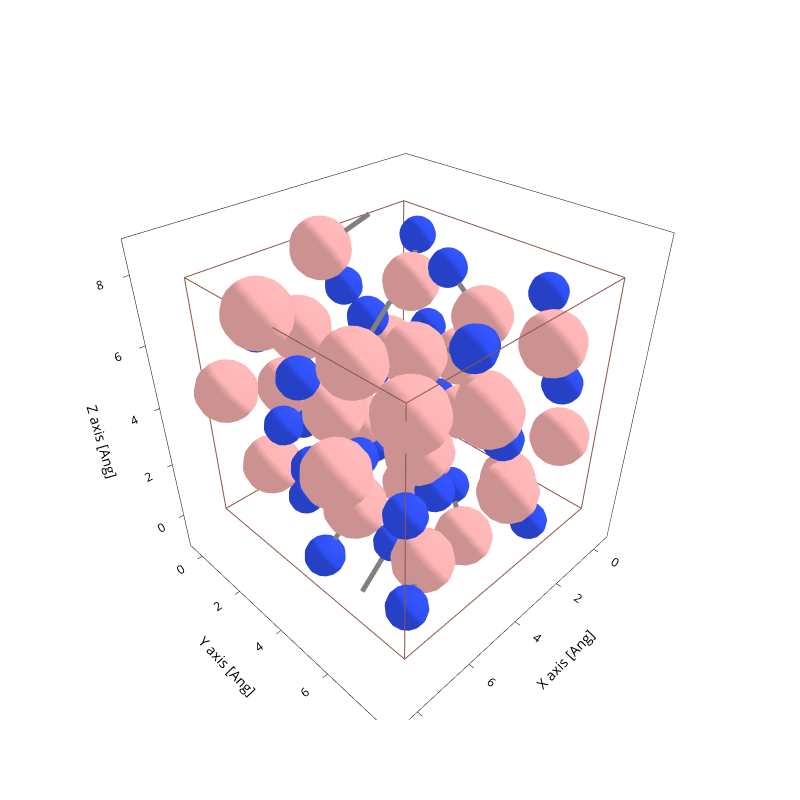

Here is the notebook cell this chart was saved with:
### Code cell
file = sisl.get_sile(path / "aiida.fdf")
fig = file.plot.geometry(axes="xyz")
# filepath = savedir_struct / f"{n_atoms}atm_{structure}.png"
# fig.write_image(str(filepath))
fig.update_layout(
    autosize=False,
    width=800,
    height=800,
    showlegend=False,
)
fig.show()

filename = f"{split}_{n_atoms}atm_{structure}_structure.png"
filepath = Path("exports") / model_dir.parts[-1] / filename
fig.write_image(filepath)

### Figure 1 — Plotly figure (JSON) as saved in the notebook; plotly's stock layout.template omitted (floating-point values rounded to 4 significant figures; data arrays with more than 128 entries replaced by an {"elided": "..."} marker saying what was removed)
{"data": [{"line": {"color": "gray", "width": 10}, "meta": {}, "mode": "lines", "name": "Bonds", "opacity": 1, "type": "scatter3d", "x": {"elided": "588 float values"}, "y": {"elided": "588 float values"}, "z": {"elided": "588 float values"}}, {"alphahull": 0, "color": "#FFB5B5", "hovertemplate": "%{meta.position}", "legendgroup": "Atoms", "meta": {"meta": {"Atoms_i": 0}, "position": "(5.85, 3.19, 4.32)"}, "name": "Atoms", "opacity": 1, "showlegend": true, "showscale": false, "type": "mesh3d", "x": {"elided": "225 float values"}, "y": {"elided": "225 float values"}, "z": {"elided": "225 float values"}}, {"alphahull": 0, "color": "#FFB5B5", "hovertemplate": "%{meta.position}", "legendgroup": "Atoms", "meta": {"meta": {"Atoms_i": 1}, "position": "(3.36, 2.69, 5.11)"}, "name": "Atoms", "opacity": 1, "showlegend": false, "showscale": false, "type": "mesh3d", "x": {"elided": "225 float values"}, "y": {"elided": "225 float values"}, "z": {"elided": "225 float values"}}, {"alphahull": 0, "color": "#FFB5B5", "hovertemplate": "%{meta.position}", "legendgroup": "Atoms", "meta": {"meta": {"Atoms_i": 2}, "position": "(4.50, 7.29, 5.64)"}, "name": "Atoms", "opacity": 1, "showlegend": false, "showscale": false, "type": "mesh3d", "x": {"elided": "225 float values"}, "y": {"elided": "225 float values"}, "z": {"elided": "225 float values"}}, {"alphahull": 0, "color": "#FFB5B5", "hovertemplate": "%{meta.position}", "legendgroup": "Atoms", "meta": {"meta": {"Atoms_i": 3}, "position": "(4.31, 4.64, 6.02)"}, "name": "Atoms", "opacity": 1, "showlegend": false, "showscale": false, "type": "mesh3d", "x": {"elided": "225 float values"}, "y": {"elided": "225 float values"}, "z": {"elided": "225 float values"}}, {"alphahull": 0, "color": "#FFB5B5", "hovertemplate": "%{meta.position}", "legendgroup": "Atoms", "meta": {"meta": {"Atoms_i": 4}, "position": "(1.26, 3.67, 4.28)"}, "name": "Atoms", "opacity": 1, "showlegend": false, "showscale": false, "type": "mesh3d", "x": {"elided": "225 float values"}, "y": {"elided": "225 float values"}, "z": {"elided": "225 float values"}}, {"alphahull": 0, "color": "#FFB5B5", "hovertemplate": "%{meta.position}", "legendgroup": "Atoms", "meta": {"meta": {"Atoms_i": 5}, "position": "(3.58, 6.05, 0.10)"}, "name": "Atoms", "opacity": 1, "showlegend": false, "showscale": false, "type": "mesh3d", "x": {"elided": "225 float values"}, "y": {"elided": "225 float values"}, "z": {"elided": "225 float values"}}, {"alphahull": 0, "color": "#FFB5B5", "hovertemplate": "%{meta.position}", "legendgroup": "Atoms", "meta": {"meta": {"Atoms_i": 6}, "position": "(4.00, 0.75, 7.66)"}, "name": "Atoms", "opacity": 1, "showlegend": false, "showscale": false, "type": "mesh3d", "x": {"elided": "225 float values"}, "y": {"elided": "225 float values"}, "z": {"elided": "225 float values"}}, {"alphahull": 0, "color": "#FFB5B5", "hovertemplate": "%{meta.position}", "legendgroup": "Atoms", "meta": {"meta": {"Atoms_i": 7}, "position": "(2.42, 5.63, 4.16)"}, "name": "Atoms", "opacity": 1, "showlegend": false, "showscale": false, "type": "mesh3d", "x": {"elided": "225 float values"}, "y": {"elided": "225 float values"}, "z": {"elided": "225 float values"}}, {"alphahull": 0, "color": "#FFB5B5", "hovertemplate": "%{meta.position}", "legendgroup": "Atoms", "meta": {"meta": {"Atoms_i": 8}, "position": "(3.53, 4.42, 2.31)"}, "name": "Atoms", "opacity": 1, "showlegend": false, "showscale": false, "type": "mesh3d", "x": {"elided": "225 float values"}, "y": {"elided": "225 float values"}, "z": {"elided": "225 float values"}}, {"alphahull": 0, "color": "#FFB5B5", "hovertemplate": "%{meta.position}", "legendgroup": "Atoms", "meta": {"meta": {"Atoms_i": 9}, "position": "(1.46, 1.76, 6.14)"}, "name": "Atoms", "opacity": 1, "showlegend": false, "showscale": false, "type": "mesh3d", "x": {"elided": "225 float values"}, "y": {"elided": "225 float values"}, "z": {"elided": "225 float values"}}, {"alphahull": 0, "color": "#FFB5B5", "hovertemplate": "%{meta.position}", "legendgroup": "Atoms", "meta": {"meta": {"Atoms_i": 10}, "position": "(6.49, 4.77, 6.79)"}, "name": "Atoms", "opacity": 1, "showlegend": false, "showscale": false, "type": "mesh3d", "x": {"elided": "225 float values"}, "y": {"elided": "225 float values"}, "z": {"elided": "225 float values"}}, {"alphahull": 0, "color": "#FFB5B5", "hovertemplate": "%{meta.position}", "legendgroup": "Atoms", "meta": {"meta": {"Atoms_i": 11}, "position": "(6.69, 1.20, 1.83)"}, "name": "Atoms", "opacity": 1, "showlegend": false, "showscale": false, "type": "mesh3d", "x": {"elided": "225 float values"}, "y": {"elided": "225 float values"}, "z": {"elided": "225 float values"}}, {"alphahull": 0, "color": "#FFB5B5", "hovertemplate": "%{meta.position}", "legendgroup": "Atoms", "meta": {"meta": {"Atoms_i": 12}, "position": "(5.33, 3.19, 0.74)"}, "name": "Atoms", "opacity": 1, "showlegend": false, "showscale": false, "type": "mesh3d", "x": {"elided": "225 float values"}, "y": {"elided": "225 float values"}, "z": {"elided": "225 float values"}}, {"alphahull": 0, "color": "#FFB5B5", "hovertemplate": "%{meta.position}", "legendgroup": "Atoms", "meta": {"meta": {"Atoms_i": 13}, "position": "(7.19, 7.35, 6.96)"}, "name": "Atoms", "opacity": 1, "showlegend": false, "showscale": false, "type": "mesh3d", "x": {"elided": "225 float values"}, "y": {"elided": "225 float values"}, "z": {"elided": "225 float values"}}, {"alphahull": 0, "color": "#FFB5B5", "hovertemplate": "%{meta.position}", "legendgroup": "Atoms", "meta": {"meta": {"Atoms_i": 14}, "position": "(1.91, 7.18, 6.41)"}, "name": "Atoms", "opacity": 1, "showlegend": false, "showscale": false, "type": "mesh3d", "x": {"elided": "225 float values"}, "y": {"elided": "225 float values"}, "z": {"elided": "225 float values"}}, {"alphahull": 0, "color": "#FFB5B5", "hovertemplate": "%{meta.position}", "legendgroup": "Atoms", "meta": {"meta": {"Atoms_i": 15}, "position": "(0.96, 3.56, 2.03)"}, "name": "Atoms", "opacity": 1, "showlegend": false, "showscale": false, "type": "mesh3d", "x": {"elided": "225 float values"}, "y": {"elided": "225 float values"}, "z": {"elided": "225 float values"}}, {"alphahull": 0, "color": "#FFB5B5", "hovertemplate": "%{meta.position}", "legendgroup": "Atoms", "meta": {"meta": {"Atoms_i": 16}, "position": "(3.89, 1.91, 2.39)"}, "name": "Atoms", "opacity": 1, "showlegend": false, "showscale": false, "type": "mesh3d", "x": {"elided": "225 float values"}, "y": {"elided": "225 float values"}, "z": {"elided": "225 float values"}}, {"alphahull": 0, "color": "#FFB5B5", "hovertemplate": "%{meta.position}", "legendgroup": "Atoms", "meta": {"meta": {"Atoms_i": 17}, "position": "(1.50, 4.57, 6.04)"}, "name": "Atoms", "opacity": 1, "showlegend": false, "showscale": false, "type": "mesh3d", "x": {"elided": "225 float values"}, "y": {"elided": "225 float values"}, "z": {"elided": "225 float values"}}, {"alphahull": 0, "color": "#FFB5B5", "hovertemplate": "%{meta.position}", "legendgroup": "Atoms", "meta": {"meta": {"Atoms_i": 18}, "position": "(5.80, 1.89, 6.32)"}, "name": "Atoms", "opacity": 1, "showlegend": false, "showscale": false, "type": "mesh3d", "x": {"elided": "225 float values"}, "y": {"elided": "225 float values"}, "z": {"elided": "225 float values"}}, {"alphahull": 0, "color": "#FFB5B5", "hovertemplate": "%{meta.position}", "legendgroup": "Atoms", "meta": {"meta": {"Atoms_i": 19}, "position": "(0.99, 5.62, 0.54)"}, "name": "Atoms", "opacity": 1, "showlegend": false, "showscale": false, "type": "mesh3d", "x": {"elided": "225 float values"}, "y": {"elided": "225 float values"}, "z": {"elided": "225 float values"}}, {"alphahull": 0, "color": "#FFB5B5", "hovertemplate": "%{meta.position}", "legendgroup": "Atoms", "meta": {"meta": {"Atoms_i": 20}, "position": "(5.38, 0.45, 3.65)"}, "name": "Atoms", "opacity": 1, "showlegend": false, "showscale": false, "type": "mesh3d", "x": {"elided": "225 float values"}, "y": {"elided": "225 float values"}, "z": {"elided": "225 float values"}}, {"alphahull": 0, "color": "#FFB5B5", "hovertemplate": "%{meta.position}", "legendgroup": "Atoms", "meta": {"meta": {"Atoms_i": 21}, "position": "(1.48, 1.00, 0.93)"}, "name": "Atoms", "opacity": 1, "showlegend": false, "showscale": false, "type": "mesh3d", "x": {"elided": "225 float values"}, "y": {"elided": "225 float values"}, "z": {"elided": "225 float values"}}, {"alphahull": 0, "color": "#FFB5B5", "hovertemplate": "%{meta.position}", "legendgroup": "Atoms", "meta": {"meta": {"Atoms_i": 22}, "position": "(0.39, 6.87, 2.51)"}, "name": "Atoms", "opacity": 1, "showlegend": false, "showscale": false, "type": "mesh3d", "x": {"elided": "225 float values"}, "y": {"elided": "225 float values"}, "z": {"elided": "225 float values"}}, {"alphahull": 0, "color": "#FFB5B5", "hovertemplate": "%{meta.position}", "legendgroup": "Atoms", "meta": {"meta": {"Atoms_i": 23}, "position": "(2.99, 3.24, 0.10)"}, "name": "Atoms", "opacity": 1, "showlegend": false, "showscale": false, "type": "mesh3d", "x": {"elided": "225 float values"}, "y": {"elided": "225 float values"}, "z": {"elided": "225 float values"}}, {"alphahull": 0, "color": "#FFB5B5", "hovertemplate": "%{meta.position}", "legendgroup": "Atoms", "meta": {"meta": {"Atoms_i": 24}, "position": "(5.25, 5.71, 4.02)"}, "name": "Atoms", "opacity": 1, "showlegend": false, "showscale": false, "type": "mesh3d", "x": {"elided": "225 float values"}, "y": {"elided": "225 float values"}, "z": {"elided": "225 float values"}}, {"alphahull": 0, "color": "#FFB5B5", "hovertemplate": "%{meta.position}", "legendgroup": "Atoms", "meta": {"meta": {"Atoms_i": 25}, "position": "(2.15, 1.06, 3.93)"}, "name": "Atoms", "opacity": 1, "showlegend": false, "showscale": false, "type": "mesh3d", "x": {"elided": "225 float values"}, "y": {"elided": "225 float values"}, "z": {"elided": "225 float values"}}, {"alphahull": 0, "color": "#FFB5B5", "hovertemplate": "%{meta.position}", "legendgroup": "Atoms", "meta": {"meta": {"Atoms_i": 26}, "position": "(7.73, 5.48, 4.62)"}, "name": "Atoms", "opacity": 1, "showlegend": false, "showscale": false, "type": "mesh3d", "x": {"elided": "225 float values"}, "y": {"elided": "225 float values"}, "z": {"elided": "225 float values"}}, {"alphahull": 0, "color": "#FFB5B5", "hovertemplate": "%{meta.position}", "legendgroup": "Atoms", "meta": {"meta": {"Atoms_i": 27}, "position": "(3.12, 7.13, 2.20)"}, "name": "Atoms", "opacity": 1, "showlegend": false, "showscale": false, "type": "mesh3d", "x": {"elided": "225 float values"}, "y": {"elided": "225 float values"}, "z": {"elided": "225 float values"}}, {"alphahull": 0, "color": "#FFB5B5", "hovertemplate": "%{meta.position}", "legendgroup": "Atoms", "meta": {"meta": {"Atoms_i": 28}, "position": "(7.60, 2.78, 7.75)"}, "name": "Atoms", "opacity": 1, "showlegend": false, "showscale": false, "type": "mesh3d", "x": {"elided": "225 float values"}, "y": {"elided": "225 float values"}, "z": {"elided": "225 float values"}}, {"alphahull": 0, "color": "#FFB5B5", "hovertemplate": "%{meta.position}", "legendgroup": "Atoms", "meta": {"meta": {"Atoms_i": 29}, "position": "(5.83, 6.53, 1.13)"}, "name": "Atoms", "opacity": 1, "showlegend": false, "showscale": false, "type": "mesh3d", "x": {"elided": "225 float values"}, "y": {"elided": "225 float values"}, "z": {"elided": "225 float values"}}, {"alphahull": 0, "color": "#FFB5B5", "hovertemplate": "%{meta.position}", "legendgroup": "Atoms", "meta": {"meta": {"Atoms_i": 30}, "position": "(7.50, 0.64, 4.54)"}, "name": "Atoms", "opacity": 1, "showlegend": false, "showscale": false, "type": "mesh3d", "x": {"elided": "225 float values"}, "y": {"elided": "225 float values"}, "z": {"elided": "225 float values"}}, {"alphahull": 0, "color": "#FFB5B5", "hovertemplate": "%{meta.position}", "legendgroup": "Atoms", "meta": {"meta": {"Atoms_i": 31}, "position": "(6.59, 4.76, 2.41)"}, "name": "Atoms", "opacity": 1, "showlegend": false, "showscale": false, "type": "mesh3d", "x": {"elided": "225 float values"}, "y": {"elided": "225 float values"}, "z": {"elided": "225 float values"}}, {"alphahull": 0, "color": "#3050F8", "hovertemplate": "%{meta.position}", "legendgroup": "Atoms", "meta": {"meta": {"Atoms_i": 32}, "position": "(1.45, 5.48, 2.73)"}, "name": "Atoms", "opacity": 1, "showlegend": false, "showscale": false, "type": "mesh3d", "x": {"elided": "225 float values"}, "y": {"elided": "225 float values"}, "z": {"elided": "225 float values"}}, {"alphahull": 0, "color": "#3050F8", "hovertemplate": "%{meta.position}", "legendgroup": "Atoms", "meta": {"meta": {"Atoms_i": 33}, "position": "(5.80, 5.63, 5.53)"}, "name": "Atoms", "opacity": 1, "showlegend": false, "showscale": false, "type": "mesh3d", "x": {"elided": "225 float values"}, "y": {"elided": "225 float values"}, "z": {"elided": "225 float values"}}, {"alphahull": 0, "color": "#3050F8", "hovertemplate": "%{meta.position}", "legendgroup": "Atoms", "meta": {"meta": {"Atoms_i": 34}, "position": "(1.15, 7.16, 4.86)"}, "name": "Atoms", "opacity": 1, "showlegend": false, "showscale": false, "type": "mesh3d", "x": {"elided": "225 float values"}, "y": {"elided": "225 float values"}, "z": {"elided": "225 float values"}}, {"alphahull": 0, "color": "#3050F8", "hovertemplate": "%{meta.position}", "legendgroup": "Atoms", "meta": {"meta": {"Atoms_i": 35}, "position": "(5.09, 3.28, 2.39)"}, "name": "Atoms", "opacity": 1, "showlegend": false, "showscale": false, "type": "mesh3d", "x": {"elided": "225 float values"}, "y": {"elided": "225 float values"}, "z": {"elided": "225 float values"}}, {"alphahull": 0, "color": "#3050F8", "hovertemplate": "%{meta.position}", "legendgroup": "Atoms", "meta": {"meta": {"Atoms_i": 36}, "position": "(7.31, 4.00, 3.70)"}, "name": "Atoms", "opacity": 1, "showlegend": false, "showscale": false, "type": "mesh3d", "x": {"elided": "225 float values"}, "y": {"elided": "225 float values"}, "z": {"elided": "225 float values"}}, {"alphahull": 0, "color": "#3050F8", "hovertemplate": "%{meta.position}", "legendgroup": "Atoms", "meta": {"meta": {"Atoms_i": 37}, "position": "(7.25, 7.33, 1.10)"}, "name": "Atoms", "opacity": 1, "showlegend": false, "showscale": false, "type": "mesh3d", "x": {"elided": "225 float values"}, "y": {"elided": "225 float values"}, "z": {"elided": "225 float values"}}, {"alphahull": 0, "color": "#3050F8", "hovertemplate": "%{meta.position}", "legendgroup": "Atoms", "meta": {"meta": {"Atoms_i": 38}, "position": "(1.46, 3.19, 7.05)"}, "name": "Atoms", "opacity": 1, "showlegend": false, "showscale": false, "type": "mesh3d", "x": {"elided": "225 float values"}, "y": {"elided": "225 float values"}, "z": {"elided": "225 float values"}}, {"alphahull": 0, "color": "#3050F8", "hovertemplate": "%{meta.position}", "legendgroup": "Atoms", "meta": {"meta": {"Atoms_i": 39}, "position": "(5.28, 4.79, 0.16)"}, "name": "Atoms", "opacity": 1, "showlegend": false, "showscale": false, "type": "mesh3d", "x": {"elided": "225 float values"}, "y": {"elided": "225 float values"}, "z": {"elided": "225 float values"}}, {"alphahull": 0, "color": "#3050F8", "hovertemplate": "%{meta.position}", "legendgroup": "Atoms", "meta": {"meta": {"Atoms_i": 40}, "position": "(3.45, 7.03, 4.14)"}, "name": "Atoms", "opacity": 1, "showlegend": false, "showscale": false, "type": "mesh3d", "x": {"elided": "225 float values"}, "y": {"elided": "225 float values"}, "z": {"elided": "225 float values"}}, {"alphahull": 0, "color": "#3050F8", "hovertemplate": "%{meta.position}", "legendgroup": "Atoms", "meta": {"meta": {"Atoms_i": 41}, "position": "(4.09, 1.54, 4.13)"}, "name": "Atoms", "opacity": 1, "showlegend": false, "showscale": false, "type": "mesh3d", "x": {"elided": "225 float values"}, "y": {"elided": "225 float values"}, "z": {"elided": "225 float values"}}, {"alphahull": 0, "color": "#3050F8", "hovertemplate": "%{meta.position}", "legendgroup": "Atoms", "meta": {"meta": {"Atoms_i": 42}, "position": "(5.84, 1.57, 0.29)"}, "name": "Atoms", "opacity": 1, "showlegend": false, "showscale": false, "type": "mesh3d", "x": {"elided": "225 float values"}, "y": {"elided": "225 float values"}, "z": {"elided": "225 float values"}}, {"alphahull": 0, "color": "#3050F8", "hovertemplate": "%{meta.position}", "legendgroup": "Atoms", "meta": {"meta": {"Atoms_i": 43}, "position": "(1.96, 7.17, 0.40)"}, "name": "Atoms", "opacity": 1, "showlegend": false, "showscale": false, "type": "mesh3d", "x": {"elided": "225 float values"}, "y": {"elided": "225 float values"}, "z": {"elided": "225 float values"}}, {"alphahull": 0, "color": "#3050F8", "hovertemplate": "%{meta.position}", "legendgroup": "Atoms", "meta": {"meta": {"Atoms_i": 44}, "position": "(3.05, 1.72, 0.85)"}, "name": "Atoms", "opacity": 1, "showlegend": false, "showscale": false, "type": "mesh3d", "x": {"elided": "225 float values"}, "y": {"elided": "225 float values"}, "z": {"elided": "225 float values"}}, {"alphahull": 0, "color": "#3050F8", "hovertemplate": "%{meta.position}", "legendgroup": "Atoms", "meta": {"meta": {"Atoms_i": 45}, "position": "(2.46, 3.06, 2.78)"}, "name": "Atoms", "opacity": 1, "showlegend": false, "showscale": false, "type": "mesh3d", "x": {"elided": "225 float values"}, "y": {"elided": "225 float values"}, "z": {"elided": "225 float values"}}, {"alphahull": 0, "color": "#3050F8", "hovertemplate": "%{meta.position}", "legendgroup": "Atoms", "meta": {"meta": {"Atoms_i": 46}, "position": "(3.99, 4.32, 4.35)"}, "name": "Atoms", "opacity": 1, "showlegend": false, "showscale": false, "type": "mesh3d", "x": {"elided": "225 float values"}, "y": {"elided": "225 float values"}, "z": {"elided": "225 float values"}}, {"alphahull": 0, "color": "#3050F8", "hovertemplate": "%{meta.position}", "legendgroup": "Atoms", "meta": {"meta": {"Atoms_i": 47}, "position": "(4.30, 2.93, 6.47)"}, "name": "Atoms", "opacity": 1, "showlegend": false, "showscale": false, "type": "mesh3d", "x": {"elided": "225 float values"}, "y": {"elided": "225 float values"}, "z": {"elided": "225 float values"}}, {"alphahull": 0, "color": "#3050F8", "hovertemplate": "%{meta.position}", "legendgroup": "Atoms", "meta": {"meta": {"Atoms_i": 48}, "position": "(2.70, 4.76, 0.75)"}, "name": "Atoms", "opacity": 1, "showlegend": false, "showscale": false, "type": "mesh3d", "x": {"elided": "225 float values"}, "y": {"elided": "225 float values"}, "z": {"elided": "225 float values"}}, {"alphahull": 0, "color": "#3050F8", "hovertemplate": "%{meta.position}", "legendgroup": "Atoms", "meta": {"meta": {"Atoms_i": 49}, "position": "(6.51, 1.75, 3.44)"}, "name": "Atoms", "opacity": 1, "showlegend": false, "showscale": false, "type": "mesh3d", "x": {"elided": "225 float values"}, "y": {"elided": "225 float values"}, "z": {"elided": "225 float values"}}, {"alphahull": 0, "color": "#3050F8", "hovertemplate": "%{meta.position}", "legendgroup": "Atoms", "meta": {"meta": {"Atoms_i": 50}, "position": "(0.17, 5.75, 6.72)"}, "name": "Atoms", "opacity": 1, "showlegend": false, "showscale": false, "type": "mesh3d", "x": {"elided": "225 float values"}, "y": {"elided": "225 float values"}, "z": {"elided": "225 float values"}}, {"alphahull": 0, "color": "#3050F8", "hovertemplate": "%{meta.position}", "legendgroup": "Atoms", "meta": {"meta": {"Atoms_i": 51}, "position": "(6.14, 0.35, 5.71)"}, "name": "Atoms", "opacity": 1, "showlegend": false, "showscale": false, "type": "mesh3d", "x": {"elided": "225 float values"}, "y": {"elided": "225 float values"}, "z": {"elided": "225 float values"}}, {"alphahull": 0, "color": "#3050F8", "hovertemplate": "%{meta.position}", "legendgroup": "Atoms", "meta": {"meta": {"Atoms_i": 52}, "position": "(6.94, 3.21, 5.88)"}, "name": "Atoms", "opacity": 1, "showlegend": false, "showscale": false, "type": "mesh3d", "x": {"elided": "225 float values"}, "y": {"elided": "225 float values"}, "z": {"elided": "225 float values"}}, {"alphahull": 0, "color": "#3050F8", "hovertemplate": "%{meta.position}", "legendgroup": "Atoms", "meta": {"meta": {"Atoms_i": 53}, "position": "(6.85, 6.87, 3.63)"}, "name": "Atoms", "opacity": 1, "showlegend": false, "showscale": false, "type": "mesh3d", "x": {"elided": "225 float values"}, "y": {"elided": "225 float values"}, "z": {"elided": "225 float values"}}, {"alphahull": 0, "color": "#3050F8", "hovertemplate": "%{meta.position}", "legendgroup": "Atoms", "meta": {"meta": {"Atoms_i": 54}, "position": "(7.50, 4.48, 1.02)"}, "name": "Atoms", "opacity": 1, "showlegend": false, "showscale": false, "type": "mesh3d", "x": {"elided": "225 float values"}, "y": {"elided": "225 float values"}, "z": {"elided": "225 float values"}}, {"alphahull": 0, "color": "#3050F8", "hovertemplate": "%{meta.position}", "legendgroup": "Atoms", "meta": {"meta": {"Atoms_i": 55}, "position": "(0.92, 2.00, 4.52)"}, "name": "Atoms", "opacity": 1, "showlegend": false, "showscale": false, "type": "mesh3d", "x": {"elided": "225 float values"}, "y": {"elided": "225 float values"}, "z": {"elided": "225 float values"}}, {"alphahull": 0, "color": "#3050F8", "hovertemplate": "%{meta.position}", "legendgroup": "Atoms", "meta": {"meta": {"Atoms_i": 56}, "position": "(4.93, 7.08, 7.49)"}, "name": "Atoms", "opacity": 1, "showlegend": false, "showscale": false, "type": "mesh3d", "x": {"elided": "225 float values"}, "y": {"elided": "225 float values"}, "z": {"elided": "225 float values"}}, {"alphahull": 0, "color": "#3050F8", "hovertemplate": "%{meta.position}", "legendgroup": "Atoms", "meta": {"meta": {"Atoms_i": 57}, "position": "(0.37, 0.97, 7.08)"}, "name": "Atoms", "opacity": 1, "showlegend": false, "showscale": false, "type": "mesh3d", "x": {"elided": "225 float values"}, "y": {"elided": "225 float values"}, "z": {"elided": "225 float values"}}, {"alphahull": 0, "color": "#3050F8", "hovertemplate": "%{meta.position}", "legendgroup": "Atoms", "meta": {"meta": {"Atoms_i": 58}, "position": "(4.65, 5.82, 2.36)"}, "name": "Atoms", "opacity": 1, "showlegend": false, "showscale": false, "type": "mesh3d", "x": {"elided": "225 float values"}, "y": {"elided": "225 float values"}, "z": {"elided": "225 float values"}}, {"alphahull": 0, "color": "#3050F8", "hovertemplate": "%{meta.position}", "legendgroup": "Atoms", "meta": {"meta": {"Atoms_i": 59}, "position": "(3.16, 0.67, 6.22)"}, "name": "Atoms", "opacity": 1, "showlegend": false, "showscale": false, "type": "mesh3d", "x": {"elided": "225 float values"}, "y": {"elided": "225 float values"}, "z": {"elided": "225 float values"}}, {"alphahull": 0, "color": "#3050F8", "hovertemplate": "%{meta.position}", "legendgroup": "Atoms", "meta": {"meta": {"Atoms_i": 60}, "position": "(2.99, 5.69, 6.19)"}, "name": "Atoms", "opacity": 1, "showlegend": false, "showscale": false, "type": "mesh3d", "x": {"elided": "225 float values"}, "y": {"elided": "225 float values"}, "z": {"elided": "225 float values"}}, {"alphahull": 0, "color": "#3050F8", "hovertemplate": "%{meta.position}", "legendgroup": "Atoms", "meta": {"meta": {"Atoms_i": 61}, "position": "(0.38, 2.06, 1.70)"}, "name": "Atoms", "opacity": 1, "showlegend": false, "showscale": false, "type": "mesh3d", "x": {"elided": "225 float values"}, "y": {"elided": "225 float values"}, "z": {"elided": "225 float values"}}, {"alphahull": 0, "color": "#3050F8", "hovertemplate": "%{meta.position}", "legendgroup": "Atoms", "meta": {"meta": {"Atoms_i": 62}, "position": "(1.64, 0.31, 2.52)"}, "name": "Atoms", "opacity": 1, "showlegend": false, "showscale": false, "type": "mesh3d", "x": {"elided": "225 float values"}, "y": {"elided": "225 float values"}, "z": {"elided": "225 float values"}}, {"alphahull": 0, "color": "#3050F8", "hovertemplate": "%{meta.position}", "legendgroup": "Atoms", "meta": {"meta": {"Atoms_i": 63}, "position": "(4.78, 0.29, 1.97)"}, "name": "Atoms", "opacity": 1, "showlegend": false, "showscale": false, "type": "mesh3d", "x": {"elided": "225 float values"}, "y": {"elided": "225 float values"}, "z": {"elided": "225 float values"}}, {"meta": {}, "mode": "lines", "name": "Unit cell", "type": "scatter3d", "x": [0.0, 0.0, 7.796, 7.796, 0.0, 0.0, NaN, 0.0, 0.0, 0.0, 7.796, 7.796, 0.0, NaN, 7.796, 7.796, NaN, 7.796, 7.796], "y": [0.0, 7.796, 7.796, 7.796, 7.796, 7.796, NaN, 7.796, 0.0, 0.0, 0.0, 0.0, 0.0, NaN, 7.796, 0.0, NaN, 7.796, 0.0], "z": [0.0, 0.0, 0.0, 7.796, 7.796, 0.0, NaN, 7.796, 7.796, 0.0, 0.0, 7.796, 7.796, NaN, 0.0, 0.0, NaN, 7.796, 7.796]}], "layout": {"autosize": false, "height": 800, "scene": {"aspectmode": "data", "xaxis": {"title": {"text": "X axis [Ang]"}}, "yaxis": {"title": {"text": "Y axis [Ang]"}}, "zaxis": {"title": {"text": "Z axis [Ang]"}}}, "showlegend": false, "width": 800, "xaxis": {"scaleanchor": "y", "scaleratio": 1, "title": {"text": "X axis [Ang]"}}, "yaxis": {"title": {"text": "Y axis [Ang]"}}}}
